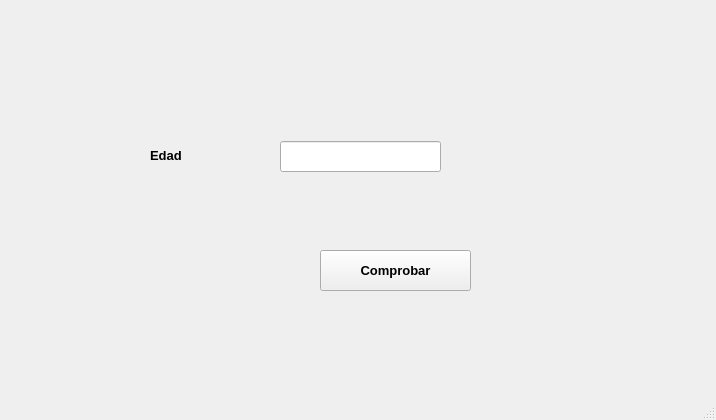
<?xml version="1.0" encoding="UTF-8"?>
<ui version="4.0">
 <class>MainWindow</class>
 <widget class="QMainWindow" name="MainWindow">
  <property name="geometry">
   <rect>
    <x>0</x>
    <y>0</y>
    <width>716</width>
    <height>420</height>
   </rect>
  </property>
  <property name="windowTitle">
   <string>MainWindow</string>
  </property>
  <widget class="QWidget" name="centralwidget">
   <widget class="QLabel" name="label_3">
    <property name="geometry">
     <rect>
      <x>0</x>
      <y>0</y>
      <width>171</width>
      <height>51</height>
     </rect>
    </property>
    <property name="text">
     <string/>
    </property>
    <property name="pixmap">
     <pixmap>../../../3D Objects/UAT.png</pixmap>
    </property>
    <property name="scaledContents">
     <bool>true</bool>
    </property>
   </widget>
   <widget class="QLabel" name="label_4">
    <property name="geometry">
     <rect>
      <x>530</x>
      <y>0</y>
      <width>161</width>
      <height>51</height>
     </rect>
    </property>
    <property name="text">
     <string/>
    </property>
    <property name="pixmap">
     <pixmap>../../../3D Objects/facultad_ingenieria_tampico.png</pixmap>
    </property>
    <property name="scaledContents">
     <bool>true</bool>
    </property>
   </widget>
   <widget class="QLabel" name="label_2">
    <property name="geometry">
     <rect>
      <x>570</x>
      <y>300</y>
      <width>91</width>
      <height>81</height>
     </rect>
    </property>
    <property name="font">
     <font>
      <pointsize>8</pointsize>
     </font>
    </property>
    <property name="cursor">
     <cursorShape>ArrowCursor</cursorShape>
    </property>
    <property name="styleSheet">
     <string notr="true"/>
    </property>
    <property name="text">
     <string/>
    </property>
    <property name="pixmap">
     <pixmap>../../../3D Objects/Castor.jpg</pixmap>
    </property>
    <property name="scaledContents">
     <bool>true</bool>
    </property>
   </widget>
   <widget class="QLabel" name="label_6">
    <property name="geometry">
     <rect>
      <x>20</x>
      <y>0</y>
      <width>141</width>
      <height>61</height>
     </rect>
    </property>
    <property name="text">
     <string/>
    </property>
    <property name="pixmap">
     <pixmap resource="../../Archivos/Recursos.qrc">:/Logos/UAT.jpg</pixmap>
    </property>
    <property name="scaledContents">
     <bool>true</bool>
    </property>
   </widget>
   <widget class="QLabel" name="label_7">
    <property name="geometry">
     <rect>
      <x>550</x>
      <y>290</y>
      <width>131</width>
      <height>81</height>
     </rect>
    </property>
    <property name="text">
     <string/>
    </property>
    <property name="pixmap">
     <pixmap resource="../../Archivos/Recursos.qrc">:/Logos/Castor Ingeniero.jpg</pixmap>
    </property>
    <property name="scaledContents">
     <bool>true</bool>
    </property>
   </widget>
   <widget class="QLabel" name="label_8">
    <property name="geometry">
     <rect>
      <x>520</x>
      <y>10</y>
      <width>161</width>
      <height>61</height>
     </rect>
    </property>
    <property name="styleSheet">
     <string notr="true">background-image: url(:/NLogos/Facultad.jpg);</string>
    </property>
    <property name="text">
     <string/>
    </property>
    <property name="pixmap">
     <pixmap resource="../../Archivos/Recursos.qrc">:/Logos/Facultad.jpg</pixmap>
    </property>
    <property name="scaledContents">
     <bool>true</bool>
    </property>
   </widget>
   <widget class="QPushButton" name="Bcomprobar">
    <property name="geometry">
     <rect>
      <x>320</x>
      <y>250</y>
      <width>151</width>
      <height>41</height>
     </rect>
    </property>
    <property name="font">
     <font>
      <pointsize>10</pointsize>
      <weight>75</weight>
      <bold>true</bold>
     </font>
    </property>
    <property name="text">
     <string>Comprobar</string>
    </property>
   </widget>
   <widget class="QLineEdit" name="Tedad">
    <property name="geometry">
     <rect>
      <x>280</x>
      <y>141</y>
      <width>161</width>
      <height>31</height>
     </rect>
    </property>
    <property name="styleSheet">
     <string notr="true">border-color: rgb(0, 0, 0);</string>
    </property>
   </widget>
   <widget class="QLabel" name="label">
    <property name="geometry">
     <rect>
      <x>150</x>
      <y>140</y>
      <width>61</width>
      <height>31</height>
     </rect>
    </property>
    <property name="font">
     <font>
      <pointsize>10</pointsize>
      <weight>75</weight>
      <bold>true</bold>
     </font>
    </property>
    <property name="text">
     <string>Edad</string>
    </property>
   </widget>
  </widget>
  <widget class="QMenuBar" name="menubar">
   <property name="geometry">
    <rect>
     <x>0</x>
     <y>0</y>
     <width>716</width>
     <height>26</height>
    </rect>
   </property>
  </widget>
  <widget class="QStatusBar" name="statusbar"/>
 </widget>
 <resources>
  <include location="../Archivos/Recursos.qrc"/>
  <include location="../../Archivos/Recursos.qrc"/>
 </resources>
 <connections/>
</ui>
